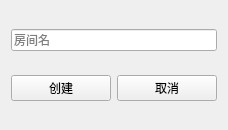
<?xml version="1.0" encoding="UTF-8"?>
<ui version="4.0">
 <class>RoomCreatWidget</class>
 <widget class="QWidget" name="RoomCreatWidget">
  <property name="geometry">
   <rect>
    <x>0</x>
    <y>0</y>
    <width>228</width>
    <height>130</height>
   </rect>
  </property>
  <property name="windowTitle">
   <string>Form</string>
  </property>
  <layout class="QGridLayout" name="gridLayout">
   <item row="0" column="0" colspan="2">
    <widget class="QLineEdit" name="lineEdit">
     <property name="placeholderText">
      <string>房间名</string>
     </property>
    </widget>
   </item>
   <item row="1" column="0">
    <widget class="QPushButton" name="btnCreate">
     <property name="text">
      <string>创建</string>
     </property>
    </widget>
   </item>
   <item row="1" column="1">
    <widget class="QPushButton" name="btnWaith">
     <property name="text">
      <string>取消</string>
     </property>
    </widget>
   </item>
  </layout>
 </widget>
 <resources/>
 <connections/>
</ui>
